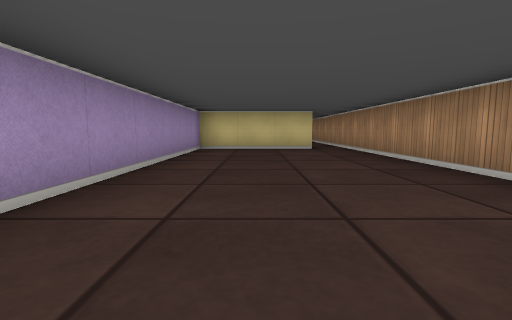
view 1 (above)

12 first-person views from a walk through a cub3D ray-caster map. The camera is about half as high as the walls, tilts 6° down and sees 85° across. The floor is counted in squares. Each view is taken from the middle of a square. On the plan, view 1 faces up. The plan holds only what a view shows up to about 9 squares ahead; the rest is blank.

view 2
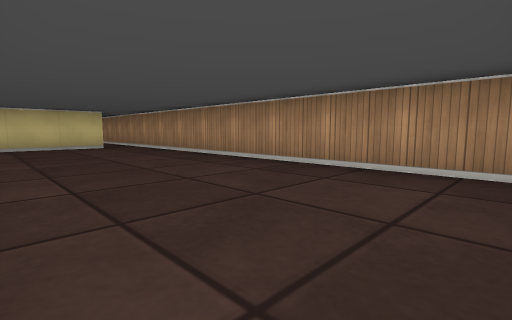

view 3
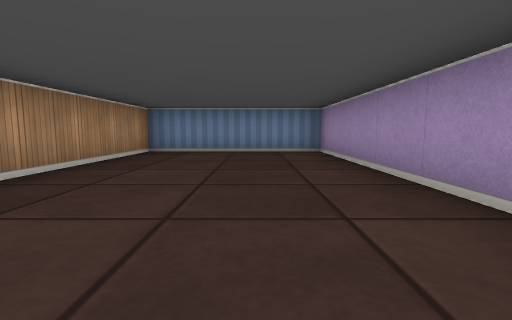

view 4
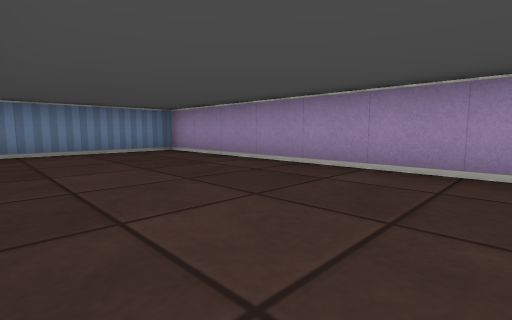

view 5
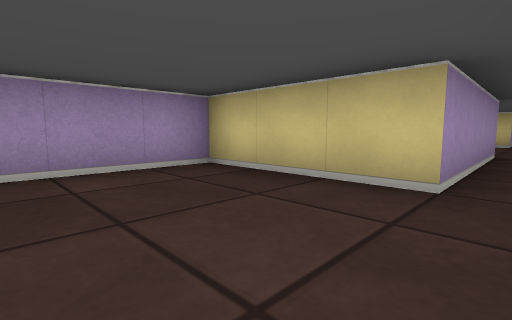

view 6
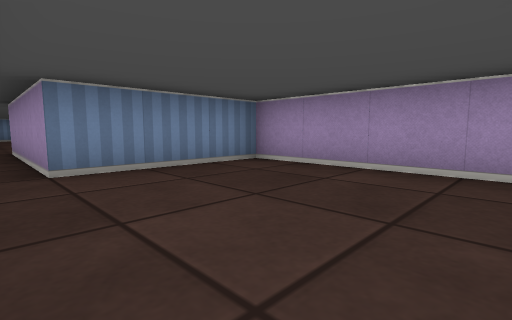

view 7
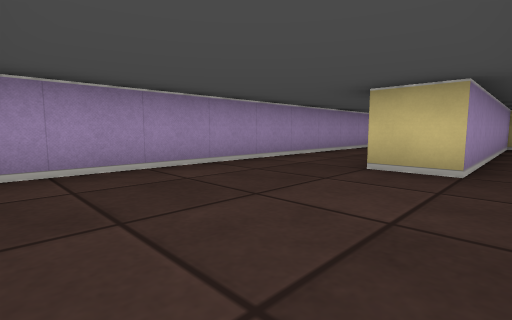

view 8
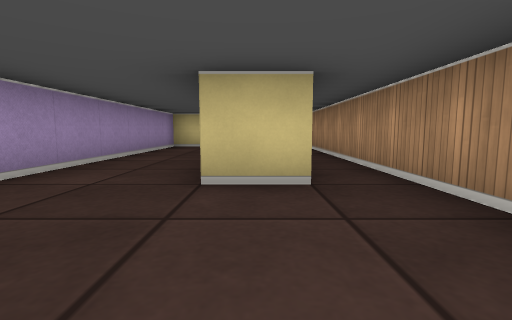

view 9
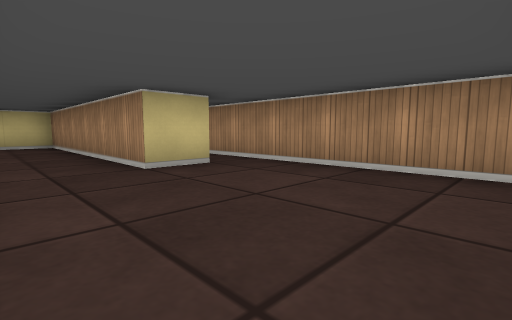

view 10
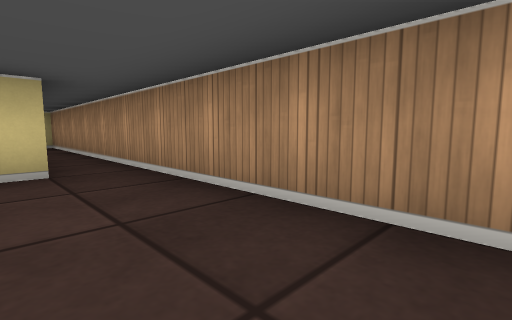

view 11
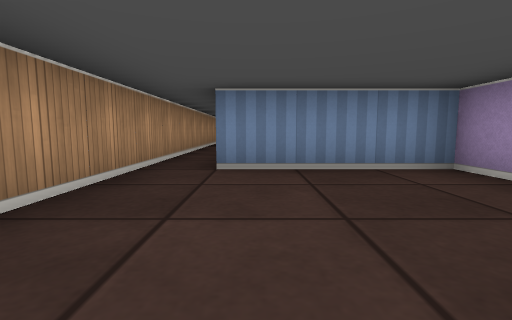

view 12
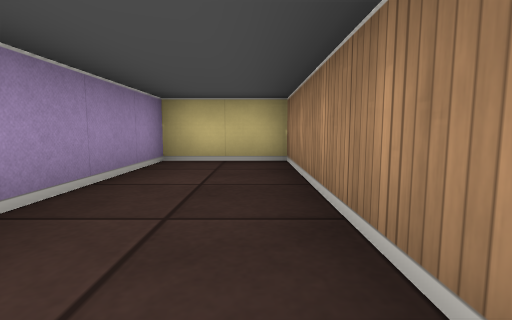

### Floor plan
Ten units are one square. View 1 is at (0, 0); x grows to the right and y downward. Boxes are objects, and circles mark ways between rooms. Rooms are numbered by the first view taken in them; rooms with no view inside come last. Other rooms are left out.
<svg viewBox="-20 -220 50 240">
<path fill="none" stroke="#000" d="M15 -75 -15 -75 -15 15 25 15 25 -75M25 -75 25 -215 15 -215 15 -155 5 -155 5 -215 -15 -215 -15 -115 15 -115 15 -75"/>
<circle cx="20" cy="-80" r="3" fill="#2a7"/>
<text x="0" y="-30">1</text>
<text x="10" y="-150">2</text>
</svg>
Room 1 opens to room 2.

Where each view was taken, in squares from view 1:
view 1: 0 up, 0 right, facing up
view 2: 1 down, 1 left, facing up-right
view 3: 5 up, 0 right, facing down
view 4: 5 up, 2 right, facing down-left
view 5: 5 up, 2 right, facing up-left
view 6: 15 up, 2 right, facing down-left
view 7: 12 up, 2 right, facing up-left
view 8: 13 up, 1 right, facing up
view 9: 12 up, 1 left, facing up-right
view 10: 12 up, 1 right, facing up-right
view 11: 15 up, 1 right, facing down
view 12: 17 up, 0 right, facing up
